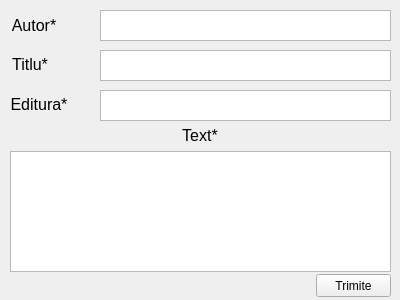
<?xml version="1.0" encoding="UTF-8"?>
<ui version="4.0">
 <class>AddBook</class>
 <widget class="QWidget" name="AddBook">
  <property name="geometry">
   <rect>
    <x>0</x>
    <y>0</y>
    <width>400</width>
    <height>300</height>
   </rect>
  </property>
  <property name="sizePolicy">
   <sizepolicy hsizetype="Fixed" vsizetype="Fixed">
    <horstretch>0</horstretch>
    <verstretch>0</verstretch>
   </sizepolicy>
  </property>
  <property name="windowTitle">
   <string>Add new book</string>
  </property>
  <widget class="QLabel" name="label">
   <property name="geometry">
    <rect>
     <x>-1</x>
     <y>10</y>
     <width>70</width>
     <height>30</height>
    </rect>
   </property>
   <property name="font">
    <font>
     <pointsize>12</pointsize>
    </font>
   </property>
   <property name="text">
    <string>Autor*</string>
   </property>
   <property name="alignment">
    <set>Qt::AlignCenter</set>
   </property>
  </widget>
  <widget class="QTextEdit" name="textEditAutor">
   <property name="geometry">
    <rect>
     <x>100</x>
     <y>10</y>
     <width>291</width>
     <height>31</height>
    </rect>
   </property>
   <property name="font">
    <font>
     <pointsize>10</pointsize>
    </font>
   </property>
   <property name="html">
    <string>&lt;!DOCTYPE HTML PUBLIC &quot;-//W3C//DTD HTML 4.0//EN&quot; &quot;http://www.w3.org/TR/REC-html40/strict.dtd&quot;&gt;
&lt;html&gt;&lt;head&gt;&lt;meta name=&quot;qrichtext&quot; content=&quot;1&quot; /&gt;&lt;style type=&quot;text/css&quot;&gt;
p, li { white-space: pre-wrap; }
&lt;/style&gt;&lt;/head&gt;&lt;body style=&quot; font-family:'MS Shell Dlg 2'; font-size:10pt; font-weight:400; font-style:normal;&quot;&gt;
&lt;p align=&quot;center&quot; style=&quot;-qt-paragraph-type:empty; margin-top:0px; margin-bottom:0px; margin-left:0px; margin-right:0px; -qt-block-indent:0; text-indent:0px; font-size:8.25pt;&quot;&gt;&lt;br /&gt;&lt;/p&gt;&lt;/body&gt;&lt;/html&gt;</string>
   </property>
  </widget>
  <widget class="QLabel" name="label_2">
   <property name="geometry">
    <rect>
     <x>10</x>
     <y>49</y>
     <width>40</width>
     <height>30</height>
    </rect>
   </property>
   <property name="font">
    <font>
     <pointsize>12</pointsize>
    </font>
   </property>
   <property name="text">
    <string>Titlu*</string>
   </property>
   <property name="alignment">
    <set>Qt::AlignCenter</set>
   </property>
  </widget>
  <widget class="QTextEdit" name="textEditTitlu">
   <property name="geometry">
    <rect>
     <x>100</x>
     <y>50</y>
     <width>291</width>
     <height>31</height>
    </rect>
   </property>
   <property name="font">
    <font>
     <pointsize>10</pointsize>
    </font>
   </property>
   <property name="html">
    <string>&lt;!DOCTYPE HTML PUBLIC &quot;-//W3C//DTD HTML 4.0//EN&quot; &quot;http://www.w3.org/TR/REC-html40/strict.dtd&quot;&gt;
&lt;html&gt;&lt;head&gt;&lt;meta name=&quot;qrichtext&quot; content=&quot;1&quot; /&gt;&lt;style type=&quot;text/css&quot;&gt;
p, li { white-space: pre-wrap; }
&lt;/style&gt;&lt;/head&gt;&lt;body style=&quot; font-family:'MS Shell Dlg 2'; font-size:10pt; font-weight:400; font-style:normal;&quot;&gt;
&lt;p align=&quot;center&quot; style=&quot;-qt-paragraph-type:empty; margin-top:0px; margin-bottom:0px; margin-left:0px; margin-right:0px; -qt-block-indent:0; text-indent:0px; font-size:8.25pt;&quot;&gt;&lt;br /&gt;&lt;/p&gt;&lt;/body&gt;&lt;/html&gt;</string>
   </property>
  </widget>
  <widget class="QTextEdit" name="textEditEditura">
   <property name="geometry">
    <rect>
     <x>100</x>
     <y>90</y>
     <width>291</width>
     <height>31</height>
    </rect>
   </property>
   <property name="font">
    <font>
     <pointsize>10</pointsize>
    </font>
   </property>
   <property name="html">
    <string>&lt;!DOCTYPE HTML PUBLIC &quot;-//W3C//DTD HTML 4.0//EN&quot; &quot;http://www.w3.org/TR/REC-html40/strict.dtd&quot;&gt;
&lt;html&gt;&lt;head&gt;&lt;meta name=&quot;qrichtext&quot; content=&quot;1&quot; /&gt;&lt;style type=&quot;text/css&quot;&gt;
p, li { white-space: pre-wrap; }
&lt;/style&gt;&lt;/head&gt;&lt;body style=&quot; font-family:'MS Shell Dlg 2'; font-size:10pt; font-weight:400; font-style:normal;&quot;&gt;
&lt;p align=&quot;center&quot; style=&quot;-qt-paragraph-type:empty; margin-top:0px; margin-bottom:0px; margin-left:0px; margin-right:0px; -qt-block-indent:0; text-indent:0px; font-size:8.25pt;&quot;&gt;&lt;br /&gt;&lt;/p&gt;&lt;/body&gt;&lt;/html&gt;</string>
   </property>
  </widget>
  <widget class="QLabel" name="label_3">
   <property name="geometry">
    <rect>
     <x>4</x>
     <y>89</y>
     <width>70</width>
     <height>30</height>
    </rect>
   </property>
   <property name="font">
    <font>
     <pointsize>12</pointsize>
    </font>
   </property>
   <property name="text">
    <string>Editura*</string>
   </property>
   <property name="alignment">
    <set>Qt::AlignCenter</set>
   </property>
  </widget>
  <widget class="QLabel" name="label_4">
   <property name="geometry">
    <rect>
     <x>170</x>
     <y>120</y>
     <width>60</width>
     <height>30</height>
    </rect>
   </property>
   <property name="font">
    <font>
     <pointsize>12</pointsize>
    </font>
   </property>
   <property name="text">
    <string>Text*</string>
   </property>
   <property name="alignment">
    <set>Qt::AlignCenter</set>
   </property>
  </widget>
  <widget class="QTextEdit" name="textEditText">
   <property name="geometry">
    <rect>
     <x>10</x>
     <y>151</y>
     <width>381</width>
     <height>121</height>
    </rect>
   </property>
   <property name="html">
    <string>&lt;!DOCTYPE HTML PUBLIC &quot;-//W3C//DTD HTML 4.0//EN&quot; &quot;http://www.w3.org/TR/REC-html40/strict.dtd&quot;&gt;
&lt;html&gt;&lt;head&gt;&lt;meta name=&quot;qrichtext&quot; content=&quot;1&quot; /&gt;&lt;style type=&quot;text/css&quot;&gt;
p, li { white-space: pre-wrap; }
&lt;/style&gt;&lt;/head&gt;&lt;body style=&quot; font-family:'MS Shell Dlg 2'; font-size:8.25pt; font-weight:400; font-style:normal;&quot;&gt;
&lt;p align=&quot;justify&quot; style=&quot;-qt-paragraph-type:empty; margin-top:0px; margin-bottom:0px; margin-left:0px; margin-right:0px; -qt-block-indent:0; text-indent:0px;&quot;&gt;&lt;br /&gt;&lt;/p&gt;&lt;/body&gt;&lt;/html&gt;</string>
   </property>
  </widget>
  <widget class="QPushButton" name="confirm_btn">
   <property name="geometry">
    <rect>
     <x>316</x>
     <y>274</y>
     <width>75</width>
     <height>23</height>
    </rect>
   </property>
   <property name="text">
    <string>Trimite</string>
   </property>
  </widget>
 </widget>
 <resources/>
 <connections/>
</ui>
